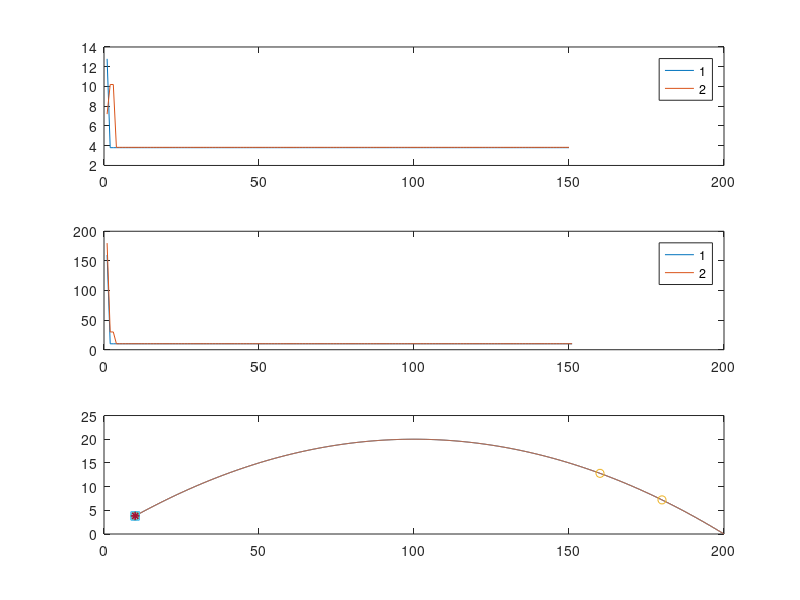

The MATLAB script that drew this image:
clear all
close all
% clc

oDoFigures = 1;

nIterations = 150;
iPerturb = 60;

kmu = 100;
% kmu = 50;
delta = 20;

% RextMax = 1050;
% RextMin = 50;
RextMax = 200;
RextMin = 10;

% Rres = 0.1;
Rres = 0;

Rinit = 30;
Rinit = 170;
% Rinit = 120;

Rext = zeros(nIterations, 2);

Rext(1, 1) = Rinit - delta/2;
Rext(1, 2) = Rinit + delta/2;
% Rext(1) = rand*(RextMax - RextMin) + RextMin;

u = [0 Rinit];
grad = [0 0];
format short

diff = zeros(nIterations,1);
gradSingle = zeros(nIterations,2);

beta = 0;
% beta = -25;
gamma = 0;
% gamma = 10;

Dopt(1) = 100;
Jopt(1) = 20;
Dopt(2) = 100 - beta;
Jopt(2) = 20  + gamma;

% OCV = 1.2;

J = zeros(2, nIterations);

gradMem = zeros(nIterations, 2);
uMem  = zeros(nIterations, 2);
ni = 1:nIterations;
ni = ni';

T = 0.0001;
% T = 1;

iMem = 0;
oDiffBetweenUnits = 0;

oMultiUnitMode = 1;
oFindOptMode = 0;
oPsoMode = 0;

betaBetweenUnits = 0;
gammaBetweenUnits = 0;

uSign1 = zeros(2, nIterations);

grad1 = zeros(nIterations,2);
grad2 = zeros(nIterations,2);
vecDif = zeros(nIterations,2);

%% Algorithm

uSign1 = 0;
uSign2 = 0;
uSignOld1 = 0;
uSignOld2 = 0;
uSignSlope1 = 0;
uSignSlope2 = 0;
uBest1 = Rext(1, 1);
uBest2 = Rext(1, 2);

tic
waitBarHandler = waitbar(0);
for i = 1 : nIterations
  
  waitbar(i/nIterations);
  
  % Unit 1
  J(1, i) = -0.002 * (Rext(i, 1) - Dopt(1))^2 + Jopt(1);
  
  % Unit 2
  J(2, i) = -0.002 * (Rext(i, 2) - Dopt(2))^2 + Jopt(2);

%   if i == 1
%     Pbest(1, i) = Rext(1, 1);
%     Pbest(2, i) = Rext(1, 2);
%   else
%     if J(1, i) > Pbest(1, i-1)
%       Pbest(1, i) = Rext(i, 1);
%     else
%       Pbest(1, i) = Pbest(1, i-1);
%     end
%     if J(2, i) > Pbest(2, i-1)
%       Pbest(2, i) = Rext(i,2);
%     else
%       Pbest(2, i) = Pbest(2, i-1);
%     end
%   end
  
  diff(i) = J(2, i) - J(1, i);
  
  % Tustin's discrete integrator
  grad(1) = grad(2);
  if i == 1
    grad(2) = kmu * diff(i);
    uSign1 = 0;
    uSign2 = 0;
  else
%     grad(2) = kmu * diff(i);
%     grad(2) = kmu * diff(i) * (sign((J(1,i)-J(1,i-1))*(Rext(i,1)-Rext(i-1,1))) + sign((J(2,i)-J(2,i-1))*(Rext(i,2)-Rext(i-1,2))));
%     grad(2) = kmu * diff(i) * sign((J(1,i)-J(1,i-1))*(Rext(i,1)-Rext(i-1,1)));
%     grad(2) = kmu * diff(i) * sign((J(2,i)-J(2,i-1))*(Rext(i,2)-Rext(i-1,2)));
%     grad(2) = kmu * (J(2,i)+J(2,i-1)-J(1,i)-J(1,i-1));
    uSignOld1 = uSign1;
    uSignOld2 = uSign2;
    uSign1 = sign((J(1,i)-J(1,i-1))*(Rext(i,1)-Rext(i-1,1)));
    uSign2 = sign((J(2,i)-J(2,i-1))*(Rext(i,2)-Rext(i-1,2)));
    uSignSlope1 = uSignOld1 * uSign1;
    uSignSlope2 = uSignOld2 * uSign2;
    
    if i > 2
      uBest1 = (uSignSlope1 - 1) * uBest1 / 2 + (uSignSlope1 + 1) * Rext(i, 1) / 2;
      uBest2 = (uSignSlope2 - 1) * uBest2 / 2 + (uSignSlope2 + 1) * Rext(i, 2) / 2;
      delta = max(0.1, uBest2 - uBest1);
    else
      uBest1 = Rext(i, 1);
      uBest2 = Rext(i, 2);
      delta = uBest2 - uBest1;
    end
    
    grad(2) = kmu / delta * diff(i);
%     grad(2) = (uSign1 + 1) * kmu / 10 * diff(i) + (uSign1 - 1) * kmu / 10 * diff(i);
  end
  u(1) = u(2);
  
%   cmd(2) = cmd(1) + T/2*(grad(1) + grad(2));
%   u(2) = u(1) + grad(2)/delta;
  u(2) = u(1) + grad(2);
%   u(2) = u(1) + grad(2)/(Rext(i,2)-Rext(i,1));

  if abs(u(2) - u(1)) < Rres
    u(2) = u(1);
  end

%   if i == 1
%     Rext(i+1, 1) = cmd(2) - delta/2;
%     Rext(i+1, 2) = cmd(2) + delta/2;
%   else
%     Rext(i+1, 1) = cmd(2) - delta/2 + .8*(Pbest(1, i) - Rext(i,1));
%     Rext(i+1, 2) = cmd(2) + delta/2 + .8*(Pbest(2, i) - Rext(i,2));
%   end

  vecDif(i, :) = [Rext(i,2)-Rext(i,1), J(2,i)-J(1,i)];
  if i > 1
    grad1(i, :) = [Rext(i,1)-Rext(i-1,1), J(1, i)-J(1,i-1)];
    grad2(i, :) = [Rext(i,2)-Rext(i-1,2), J(2, i)-J(2,i-1)];
  end
  
  if i < 3
    Rext(i+1, 1) = u(2) - delta/2;
    Rext(i+1, 2) = u(2) + delta/2;
  else
    Rext(i+1, 1) = uSignSlope1*u(2) - delta/2;
    Rext(i+1, 2) = uSignSlope2*u(2) + delta/2;
%     Rext(i+1, 1) = u(2) - delta/2 + 0.1*(Rext(i,1)-Rext(i-1,1))*(J(1,i)-J(1,i-1));
%     Rext(i+1, 2) = u(2) + delta/2 + 0.1*(Rext(i,2)-Rext(i-1,2))*(J(2,i)-J(2,i-1));
%     Rext(i+1, 1)
%     Rext(i+1, 2)
  end

  if Rext(i+1, 2) > RextMax
    Rext(i+1, 1) = RextMax - delta;
    Rext(i+1, 2) = RextMax;
  end
  if Rext(i+1, 1) < RextMin
    Rext(i+1, 1) = RextMin;
    Rext(i+1, 2) = RextMin + delta;
  end

%   if (i < nIterations)
%     Rext(i+1) = min(RextMax, cmd(2));
%     Rext(i+1) = max(RextMin, Rext(i+1));
%   end
  gradMem(i, :) = grad;
  uMem (i, :) = u;
  
end
toc

Rfig = RextMin:.1:RextMax;
Jfig1 = -0.002 .* (Rfig - Dopt(1)).^2 + Jopt(1);
Jfig2 = -0.002 .* (Rfig - Dopt(2)).^2 + Jopt(2);
% Jfig1 = OCV^2 .* Rfig ./ (Dopt(1) + Rfig).^2 + gamma(1);
% Jfig2 = OCV^2 .* Rfig ./ (Dopt(2) + Rfig).^2 + gamma(2);

if oDoFigures
  subplot(3,1,1)
  plot(J(1,:))
  hold on
  plot(J(2,:))
  legend({'1' '2'})
  hold off
  
  subplot(3,1,2)
  plot(Rext(:,1))
  hold on
  plot(Rext(:,2))
  legend({'1' '2'})
  hold off
  
  subplot(3,1,3)
  plot(Rfig, Jfig1, Rfig, Jfig2)
  hold on
  plot(Rext(1, :), J(:, 1), 'o')
  plot(Rext(end-4, :), J(:, end-3), '*')
  plot(Rext(end-3, :), J(:, end-2), 'o')
  plot(Rext(end-2, :), J(:, end-1), 's')
  plot(Rext(end-1, :), J(:, end), '*')
%   plot(Rext(iMem - 1, :), J(:, iMem - 1), 's')
%   legend({'1' '2'})
  currentAxis = axis;
  axis([currentAxis(1) currentAxis(2) 0 currentAxis(4)+5])
  hold off
end

Rext;

close(waitBarHandler)

%% Steady-state

ssPrecision = 0.05;

iSteadyState = nIterations + 1;

iStart = 1;

for iData = iStart : nIterations

  meanD = mean(Rext(iData:end, :));
    
  for jData = iData : nIterations
    if ( mean( (Rext(jData, :) <= (1 + ssPrecision).*meanD) & (Rext(jData, :) >= (1 - ssPrecision).*meanD) ) ~= 1 )
      iSteadyState = nIterations + 1;
      break;
    else
      iSteadyState = iData;
    end
  end
  
  if (iSteadyState ~= nIterations + 1)
    break;
  end
end

if iStart ~= 1
  iSteadyState = iSteadyState - iStart;
else
  iSteadyState;
end